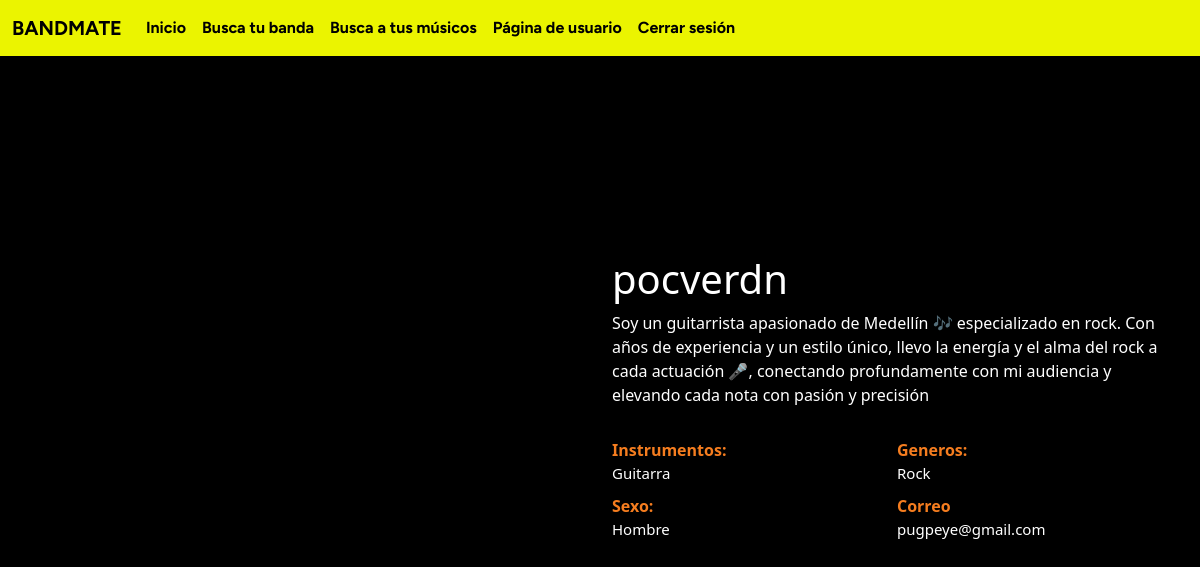
The app's page /personal_page/ (signed in), older data.
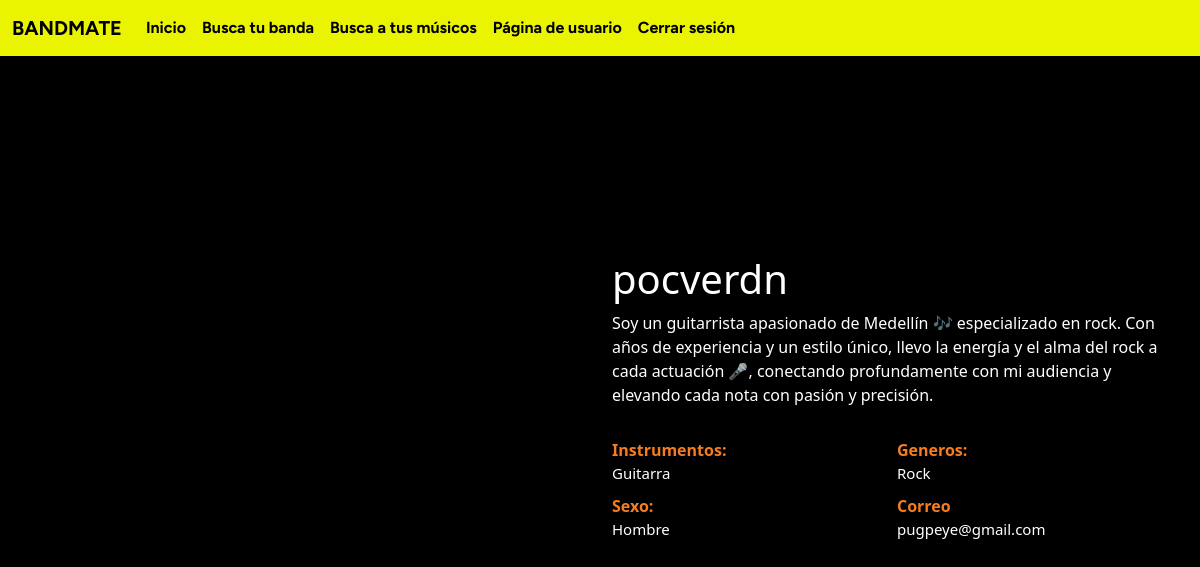
The same page, newer data.
### main/models.py (models this page shows, shortened)
class user(models.Model):
    user_name = models.CharField(max_length=100)
    name = models.CharField(max_length=100)
    surname = models.CharField(max_length=100)
    gender = models.CharField(max_length=50)
    password = models.CharField(max_length=100)
    instruments = models.CharField(max_length=200)
    genre = models.CharField(max_length=200)
    years = models.IntegerField(default=0)
    photo = models.ImageField(upload_to='photos_users/')
    description = models.TextField()
    location = models.CharField(max_length=50)
    bands = models.CharField(max_length=1000, blank=True, null=True)
    email = models.EmailField(unique=True, default="correo@dominio.com")

### main/views.py (the view)
# urls.py: path('personal_page/', mainViews.personal, name='profile'),
def personal(request):
    if globals.user_name == "":
        username = request.session.get('logged_in_user', None)
    else:
        username = globals.user_name
    print(username)
    m = user.objects.get(user_name=username)
    globals.user_name = ""
    return render(request, "personal.html",{"m":m})

### main/templates/personal.html (shortened to what this page needs)
{% extends 'layout/base_d.html' %}
{% block content %}
<!DOCTYPE html>
<html lang="en">
<head>
    <link href="https://cdn.jsdelivr.net/npm/bootstrap@5.3.2/dist/css/bootstrap.min.css" rel="stylesheet">
</head>
<body>
	<section class="section" id="about">
		<div class="container">
			<div class="row align-items-center flex-row-reverse">
				<div class="col-lg-6">
					<h1>{{ m.user_name }}</h1>
					<p>{{m.description}}</p>
					<div>
						<div class="row about-list">
							<div class="col-md-6">
								<div class="media">
									<label>Instrumentos:</label>
									<p>{{m.instruments}}</p>
								</div>
								<div class="media">
									<label>Sexo:</label>
									<p>{{m.genre}}</p>
								</div>
							</div>
							<div class="col-md-6">
								<div class="media">
									<label>Generos:</label>
									<p>{{m.gender}}</p>
								</div>
								<div class="media">
									<label>Correo</label>
									<p>{{m.email}}</p>
								</div>
							</div>
						</div>
					</div>
				</div>
				<div class="col-lg-6">
					<div class="about-avatar">
					</div>
				</div>
			</div>
		</div>
	</section>
</body>
</html>
{% endblock %}

Row changes from the older to the newer data that the page shows:
changed user "pocverdn": description "…nota con pasión y precisión" → "…nota con pasión y precisión."
